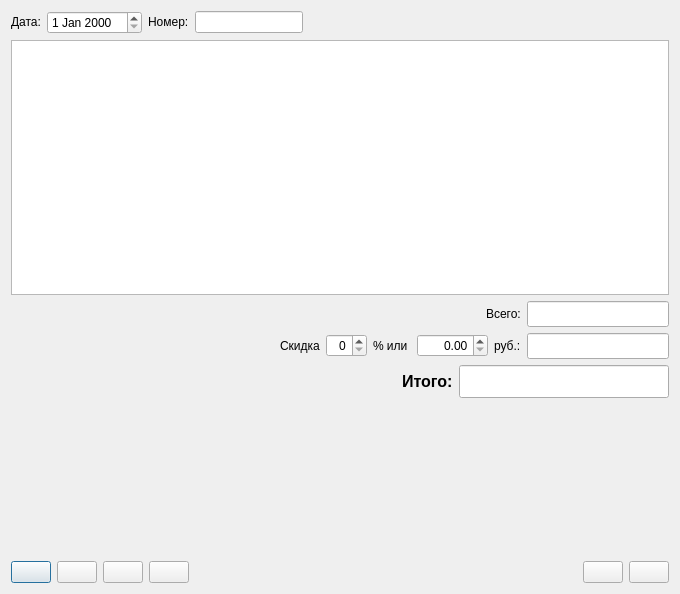
<?xml version="1.0" encoding="UTF-8"?>
<ui version="4.0">
 <class>dialog</class>
 <widget class="QDialog" name="dialog">
  <property name="geometry">
   <rect>
    <x>0</x>
    <y>0</y>
    <width>680</width>
    <height>594</height>
   </rect>
  </property>
  <property name="name" stdset="0">
   <string>Документ3</string>
  </property>
  <property name="caption" stdset="0">
   <string>Товар в рознице. Реализация за наличные расчет</string>
  </property>
  <layout class="QVBoxLayout" name="vbxLayout">
   <item>
    <layout class="QHBoxLayout">
     <item>
      <widget class="QLabel" name="label">
       <property name="sizePolicy">
        <sizepolicy hsizetype="Fixed" vsizetype="Fixed">
         <horstretch>0</horstretch>
         <verstretch>0</verstretch>
        </sizepolicy>
       </property>
       <property name="text">
        <string>Дата:</string>
       </property>
      </widget>
     </item>
     <item>
      <widget class="QDateEdit" name="dateEdit">
       <property name="sizePolicy">
        <sizepolicy hsizetype="Fixed" vsizetype="Fixed">
         <horstretch>0</horstretch>
         <verstretch>0</verstretch>
        </sizepolicy>
       </property>
       <property name="font">
        <font>
         <pointsize>9</pointsize>
         <weight>50</weight>
         <bold>false</bold>
        </font>
       </property>
       <property name="readOnly">
        <bool>false</bool>
       </property>
      </widget>
     </item>
     <item>
      <widget class="QLabel" name="label">
       <property name="sizePolicy">
        <sizepolicy hsizetype="Fixed" vsizetype="Fixed">
         <horstretch>0</horstretch>
         <verstretch>0</verstretch>
        </sizepolicy>
       </property>
       <property name="text">
        <string>Номер:</string>
       </property>
      </widget>
     </item>
     <item>
      <widget class="QLineEdit" name="numberEdit">
       <property name="sizePolicy">
        <sizepolicy hsizetype="Fixed" vsizetype="Fixed">
         <horstretch>0</horstretch>
         <verstretch>0</verstretch>
        </sizepolicy>
       </property>
       <property name="font">
        <font>
         <pointsize>9</pointsize>
         <weight>50</weight>
         <bold>false</bold>
        </font>
       </property>
       <property name="readOnly">
        <bool>false</bool>
       </property>
      </widget>
     </item>
     <item>
      <spacer name="horizontalSpacer">
       <property name="orientation">
        <enum>Qt::Horizontal</enum>
       </property>
       <property name="sizeHint" stdset="0">
        <size>
         <width>40</width>
         <height>20</height>
        </size>
       </property>
      </spacer>
     </item>
    </layout>
   </item>
   <item>
    <layout class="QHBoxLayout" name="tableLayout">
     <item>
      <widget class="TableView" name="tableView">
       <property name="sizePolicy">
        <sizepolicy hsizetype="Expanding" vsizetype="Expanding">
         <horstretch>0</horstretch>
         <verstretch>0</verstretch>
        </sizepolicy>
       </property>
      </widget>
     </item>
    </layout>
   </item>
   <item>
    <layout class="QHBoxLayout" name="horizontalLayout_3">
     <item>
      <widget class="Picture" name="picture"/>
     </item>
     <item>
      <layout class="QVBoxLayout" name="verticalLayout">
       <item>
        <layout class="QHBoxLayout" name="phbxItogLayout">
         <item>
          <spacer name="horizontalSpacer">
           <property name="orientation">
            <enum>Qt::Horizontal</enum>
           </property>
           <property name="sizeHint" stdset="0">
            <size>
             <width>40</width>
             <height>20</height>
            </size>
           </property>
          </spacer>
         </item>
         <item>
          <widget class="QLabel" name="label">
           <property name="sizePolicy">
            <sizepolicy hsizetype="Fixed" vsizetype="Fixed">
             <horstretch>0</horstretch>
             <verstretch>0</verstretch>
            </sizepolicy>
           </property>
           <property name="text">
            <string>Всего:</string>
           </property>
          </widget>
         </item>
         <item>
          <widget class="MyNumericEdit" name="vsegoNumeric">
           <property name="sizePolicy">
            <sizepolicy hsizetype="Fixed" vsizetype="Fixed">
             <horstretch>0</horstretch>
             <verstretch>0</verstretch>
            </sizepolicy>
           </property>
           <property name="font">
            <font>
             <pointsize>11</pointsize>
             <weight>75</weight>
             <bold>true</bold>
            </font>
           </property>
           <property name="readOnly">
            <bool>true</bool>
           </property>
          </widget>
         </item>
        </layout>
       </item>
       <item>
        <layout class="QHBoxLayout" name="horizontalLayout">
         <item>
          <spacer name="horizontalSpacer_2">
           <property name="orientation">
            <enum>Qt::Horizontal</enum>
           </property>
           <property name="sizeHint" stdset="0">
            <size>
             <width>40</width>
             <height>20</height>
            </size>
           </property>
          </spacer>
         </item>
         <item>
          <widget class="QLabel" name="label_2">
           <property name="text">
            <string>Скидка</string>
           </property>
          </widget>
         </item>
         <item>
          <widget class="QSpinBox" name="spinBox">
           <property name="alignment">
            <set>Qt::AlignRight|Qt::AlignTrailing|Qt::AlignVCenter</set>
           </property>
           <property name="maximum">
            <number>10</number>
           </property>
          </widget>
         </item>
         <item>
          <widget class="QLabel" name="label_3">
           <property name="text">
            <string>% или </string>
           </property>
          </widget>
         </item>
         <item>
          <widget class="QDoubleSpinBox" name="doubleSpinBox">
           <property name="alignment">
            <set>Qt::AlignRight|Qt::AlignTrailing|Qt::AlignVCenter</set>
           </property>
           <property name="maximum">
            <double>9999.989999999999782</double>
           </property>
          </widget>
         </item>
         <item>
          <widget class="QLabel" name="label_5">
           <property name="text">
            <string>руб.:</string>
           </property>
          </widget>
         </item>
         <item>
          <widget class="MyNumericEdit" name="skidkaNumeric">
           <property name="sizePolicy">
            <sizepolicy hsizetype="Fixed" vsizetype="Fixed">
             <horstretch>0</horstretch>
             <verstretch>0</verstretch>
            </sizepolicy>
           </property>
           <property name="font">
            <font>
             <pointsize>11</pointsize>
             <weight>75</weight>
             <bold>true</bold>
            </font>
           </property>
           <property name="readOnly">
            <bool>true</bool>
           </property>
          </widget>
         </item>
        </layout>
       </item>
       <item>
        <layout class="QHBoxLayout" name="horizontalLayout_2">
         <item>
          <spacer name="horizontalSpacer_3">
           <property name="orientation">
            <enum>Qt::Horizontal</enum>
           </property>
           <property name="sizeHint" stdset="0">
            <size>
             <width>40</width>
             <height>20</height>
            </size>
           </property>
          </spacer>
         </item>
         <item>
          <widget class="QLabel" name="label_4">
           <property name="font">
            <font>
             <pointsize>12</pointsize>
             <weight>75</weight>
             <bold>true</bold>
            </font>
           </property>
           <property name="text">
            <string>Итого:</string>
           </property>
          </widget>
         </item>
         <item>
          <widget class="MyNumericEdit" name="itogNumeric">
           <property name="sizePolicy">
            <sizepolicy hsizetype="Fixed" vsizetype="Fixed">
             <horstretch>0</horstretch>
             <verstretch>0</verstretch>
            </sizepolicy>
           </property>
           <property name="font">
            <font>
             <pointsize>16</pointsize>
             <weight>75</weight>
             <bold>true</bold>
            </font>
           </property>
           <property name="readOnly">
            <bool>true</bool>
           </property>
          </widget>
         </item>
        </layout>
       </item>
       <item>
        <spacer name="verticalSpacer">
         <property name="orientation">
          <enum>Qt::Vertical</enum>
         </property>
         <property name="sizeHint" stdset="0">
          <size>
           <width>20</width>
           <height>40</height>
          </size>
         </property>
        </spacer>
       </item>
      </layout>
     </item>
    </layout>
   </item>
   <item>
    <layout class="QHBoxLayout" name="cmdButtonLayout">
     <item>
      <widget class="QPushButton" name="buttonAdd">
       <property name="text">
        <string/>
       </property>
       <property name="icon">
        <iconset>
         <normaloff>:buttonAdd</normaloff>
         <normalon>:buttonAdd</normalon>
         <activeoff>:buttonAdd</activeoff>
         <activeon>:buttonAdd</activeon>
         <selectedoff>:buttonAdd</selectedoff>
         <selectedon>:buttonAdd</selectedon>:buttonAdd</iconset>
       </property>
      </widget>
     </item>
     <item>
      <widget class="QPushButton" name="buttonDelete">
       <property name="text">
        <string/>
       </property>
       <property name="icon">
        <iconset>
         <normaloff>:buttonDelete</normaloff>
         <normalon>:buttonDelete</normalon>
         <activeoff>:buttonDelete</activeoff>
         <activeon>:buttonDelete</activeon>
         <selectedoff>:buttonDelete</selectedoff>
         <selectedon>:buttonDelete</selectedon>:buttonDelete</iconset>
       </property>
      </widget>
     </item>
     <item>
      <widget class="QPushButton" name="buttonRequery">
       <property name="text">
        <string/>
       </property>
       <property name="icon">
        <iconset>
         <normaloff>:buttonRequery</normaloff>
         <normalon>:buttonRequery</normalon>
         <activeoff>:buttonRequery</activeoff>
         <activeon>:buttonRequery</activeon>
         <selectedoff>:buttonRequery</selectedoff>
         <selectedon>:buttonRequery</selectedon>:buttonRequery</iconset>
       </property>
      </widget>
     </item>
     <item>
      <widget class="QPushButton" name="buttonPrint">
       <property name="text">
        <string/>
       </property>
       <property name="icon">
        <iconset>
         <normaloff>:buttonPrint</normaloff>
         <normalon>:buttonPrint</normalon>
         <activeoff>:buttonPrint</activeoff>
         <activeon>:buttonPrint</activeon>
         <selectedoff>:buttonPrint</selectedoff>
         <selectedon>:buttonPrint</selectedon>:buttonPrint</iconset>
       </property>
      </widget>
     </item>
     <item>
      <spacer name="horizontalSpacer">
       <property name="orientation">
        <enum>Qt::Horizontal</enum>
       </property>
       <property name="sizeHint" stdset="0">
        <size>
         <width>40</width>
         <height>20</height>
        </size>
       </property>
      </spacer>
     </item>
     <item>
      <widget class="QPushButton" name="buttonOk">
       <property name="text">
        <string/>
       </property>
       <property name="icon">
        <iconset>
         <normaloff>:buttonOk</normaloff>
         <normalon>:buttonOk</normalon>
         <activeoff>:buttonOk</activeoff>
         <activeon>:buttonOk</activeon>
         <selectedoff>:buttonOk</selectedoff>
         <selectedon>:buttonOk</selectedon>:buttonOk</iconset>
       </property>
      </widget>
     </item>
     <item>
      <widget class="QPushButton" name="buttonCancel">
       <property name="text">
        <string/>
       </property>
       <property name="icon">
        <iconset>
         <normaloff>:buttonCancel</normaloff>
         <normalon>:buttonCancel</normalon>
         <activeoff>:buttonCancel</activeoff>
         <activeon>:buttonCancel</activeon>
         <selectedoff>:buttonCancel</selectedoff>
         <selectedon>:buttonCancel</selectedon>:buttonCancel</iconset>
       </property>
      </widget>
     </item>
    </layout>
   </item>
  </layout>
 </widget>
 <customwidgets>
  <customwidget>
   <class>Picture</class>
   <extends>QFrame</extends>
   <header>picture.h</header>
  </customwidget>
  <customwidget>
   <class>TableView</class>
   <extends>QTableView</extends>
   <header>tableview.h</header>
  </customwidget>
  <customwidget>
   <class>MyNumericEdit</class>
   <extends>QLineEdit</extends>
   <header>mynumericedit.h</header>
  </customwidget>
 </customwidgets>
 <resources>
  <include location="../src/resources.qrc"/>
 </resources>
 <connections/>
</ui>
